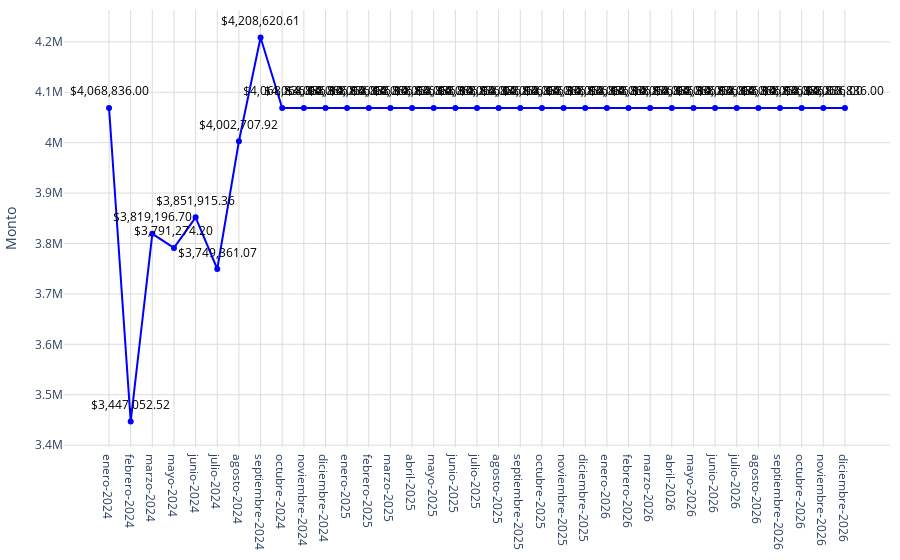

Notebook code for this chart:
### Code cell
# Datos
año = nueva_conteo_pachuca['label']
promedio = nueva_conteo_pachuca['precio_promedio']

# Crear una función para formatear los valores grandes en palabras en español
def formatear_numero(valor):
    if valor >= 1_000_000_000_000:
        return f'{valor / 1_000_000_000:.2f} billones'
    elif valor >= 1_000_000_000:
        return f'{valor / 1_000_000_000:.0f} mil millones'  # Mil millones
    elif valor >= 1_000_000:
        return f'{valor / 1_000_000:.0f} millones'  # Millones
    elif valor >= 1_000:
        return f'{valor / 1_000:.0f} mil'  # Mil
    else:
        return str(valor)
# Configurar los valores y el texto del eje Y
tickvals = [4150000000000, 4160000000000, 4170000000000]
ticktext = [formatear_numero(val) for val in tickvals]

fig = go.Figure()
fig.add_trace(go.Scatter(
    x=año,
    y=promedio,
    mode='markers+lines',
    marker=dict(color='blue'),
))
# Agregar anotaciones para mostrar los valores encima de los puntos
for a, p in zip(año, promedio):
    fig.add_annotation(
        x=a,
        y=p,
        text=f"${p:,.2f}",  # Formatear el valor del promedio como moneda
        showarrow=False,
        font=dict(color='black', size=12),
        xshift=0,
        yshift=17,
        textangle=0
    )
# Actualizar diseño
fig.update_layout(
    #title='Plusvalía estimada',   
    yaxis=dict(
        title="Monto",
        gridwidth=1,  # Ancho de las líneas de la cuadrícula
        gridcolor='#dddcda', 

    ),
    xaxis=dict(
        gridcolor='#dddcda', 
        tickmode='array',
        tickvals=año,
        ticktext=año
    ),
    plot_bgcolor='rgba(0,0,0,0)',
        margin=dict(l=10, r=10, t=10, b=10)

)
# Exportar gráfica como archivo HTML
def guardar_grafico_como_html(fig, nombre_archivo, carpeta='graficas'):
    # Crear la carpeta si no existe
    if not os.path.exists(carpeta):
        os.makedirs(carpeta)
    
    # Gráfica como archivo HTML en la carpeta especificada
    pio.write_html(fig, f'{carpeta}/{nombre_archivo}.html')

guardar_grafico_como_html(fig, 'g_scatt_plusvaliaestimada', carpeta='graficas')
fig.show()

### Figure 1 — Plotly figure (JSON) as saved in the notebook; plotly's stock layout.template omitted (floating-point values rounded to 4 significant figures)
{"data": [{"marker": {"color": "blue"}, "mode": "markers+lines", "type": "scatter", "x": ["enero-2024", "febrero-2024", "marzo-2024", "mayo-2024", "junio-2024", "julio-2024", "agosto-2024", "septiembre-2024", "octubre-2024", "noviembre-2024", "diciembre-2024", "enero-2025", "febrero-2025", "marzo-2025", "abril-2025", "mayo-2025", "junio-2025", "julio-2025", "agosto-2025", "septiembre-2025", "octubre-2025", "noviembre-2025", "diciembre-2025", "enero-2026", "febrero-2026", "marzo-2026", "abril-2026", "mayo-2026", "junio-2026", "julio-2026", "agosto-2026", "septiembre-2026", "octubre-2026", "noviembre-2026", "diciembre-2026"], "y": [4068836, 3447000.0, 3819000.0, 3791000.0, 3852000.0, 3749000.0, 4003000.0, 4209000.0, 4068836, 4068836, 4068836, 4068836, 4068836, 4068836, 4068836, 4068836, 4068836, 4068836, 4068836, 4068836, 4068836, 4068836, 4068836, 4068836, 4068836, 4068836, 4068836, 4068836, 4068836, 4068836, 4068836, 4068836, 4068836, 4068836, 4068836]}], "layout": {"annotations": [{"font": {"color": "black", "size": 12}, "showarrow": false, "text": "$4,068,836.00", "textangle": 0, "x": "enero-2024", "xshift": 0, "y": 4068836, "yshift": 17}, {"font": {"color": "black", "size": 12}, "showarrow": false, "text": "$3,447,052.52", "textangle": 0, "x": "febrero-2024", "xshift": 0, "y": 3447000.0, "yshift": 17}, {"font": {"color": "black", "size": 12}, "showarrow": false, "text": "$3,819,196.70", "textangle": 0, "x": "marzo-2024", "xshift": 0, "y": 3819000.0, "yshift": 17}, {"font": {"color": "black", "size": 12}, "showarrow": false, "text": "$3,791,274.20", "textangle": 0, "x": "mayo-2024", "xshift": 0, "y": 3791000.0, "yshift": 17}, {"font": {"color": "black", "size": 12}, "showarrow": false, "text": "$3,851,915.36", "textangle": 0, "x": "junio-2024", "xshift": 0, "y": 3852000.0, "yshift": 17}, {"font": {"color": "black", "size": 12}, "showarrow": false, "text": "$3,749,361.07", "textangle": 0, "x": "julio-2024", "xshift": 0, "y": 3749000.0, "yshift": 17}, {"font": {"color": "black", "size": 12}, "showarrow": false, "text": "$4,002,707.92", "textangle": 0, "x": "agosto-2024", "xshift": 0, "y": 4003000.0, "yshift": 17}, {"font": {"color": "black", "size": 12}, "showarrow": false, "text": "$4,208,620.61", "textangle": 0, "x": "septiembre-2024", "xshift": 0, "y": 4209000.0, "yshift": 17}, {"font": {"color": "black", "size": 12}, "showarrow": false, "text": "$4,068,836.00", "textangle": 0, "x": "octubre-2024", "xshift": 0, "y": 4068836, "yshift": 17}, {"font": {"color": "black", "size": 12}, "showarrow": false, "text": "$4,068,836.00", "textangle": 0, "x": "noviembre-2024", "xshift": 0, "y": 4068836, "yshift": 17}, {"font": {"color": "black", "size": 12}, "showarrow": false, "text": "$4,068,836.00", "textangle": 0, "x": "diciembre-2024", "xshift": 0, "y": 4068836, "yshift": 17}, {"font": {"color": "black", "size": 12}, "showarrow": false, "text": "$4,068,836.00", "textangle": 0, "x": "enero-2025", "xshift": 0, "y": 4068836, "yshift": 17}, {"font": {"color": "black", "size": 12}, "showarrow": false, "text": "$4,068,836.00", "textangle": 0, "x": "febrero-2025", "xshift": 0, "y": 4068836, "yshift": 17}, {"font": {"color": "black", "size": 12}, "showarrow": false, "text": "$4,068,836.00", "textangle": 0, "x": "marzo-2025", "xshift": 0, "y": 4068836, "yshift": 17}, {"font": {"color": "black", "size": 12}, "showarrow": false, "text": "$4,068,836.00", "textangle": 0, "x": "abril-2025", "xshift": 0, "y": 4068836, "yshift": 17}, {"font": {"color": "black", "size": 12}, "showarrow": false, "text": "$4,068,836.00", "textangle": 0, "x": "mayo-2025", "xshift": 0, "y": 4068836, "yshift": 17}, {"font": {"color": "black", "size": 12}, "showarrow": false, "text": "$4,068,836.00", "textangle": 0, "x": "junio-2025", "xshift": 0, "y": 4068836, "yshift": 17}, {"font": {"color": "black", "size": 12}, "showarrow": false, "text": "$4,068,836.00", "textangle": 0, "x": "julio-2025", "xshift": 0, "y": 4068836, "yshift": 17}, {"font": {"color": "black", "size": 12}, "showarrow": false, "text": "$4,068,836.00", "textangle": 0, "x": "agosto-2025", "xshift": 0, "y": 4068836, "yshift": 17}, {"font": {"color": "black", "size": 12}, "showarrow": false, "text": "$4,068,836.00", "textangle": 0, "x": "septiembre-2025", "xshift": 0, "y": 4068836, "yshift": 17}, {"font": {"color": "black", "size": 12}, "showarrow": false, "text": "$4,068,836.00", "textangle": 0, "x": "octubre-2025", "xshift": 0, "y": 4068836, "yshift": 17}, {"font": {"color": "black", "size": 12}, "showarrow": false, "text": "$4,068,836.00", "textangle": 0, "x": "noviembre-2025", "xshift": 0, "y": 4068836, "yshift": 17}, {"font": {"color": "black", "size": 12}, "showarrow": false, "text": "$4,068,836.00", "textangle": 0, "x": "diciembre-2025", "xshift": 0, "y": 4068836, "yshift": 17}, {"font": {"color": "black", "size": 12}, "showarrow": false, "text": "$4,068,836.00", "textangle": 0, "x": "enero-2026", "xshift": 0, "y": 4068836, "yshift": 17}, {"font": {"color": "black", "size": 12}, "showarrow": false, "text": "$4,068,836.00", "textangle": 0, "x": "febrero-2026", "xshift": 0, "y": 4068836, "yshift": 17}, {"font": {"color": "black", "size": 12}, "showarrow": false, "text": "$4,068,836.00", "textangle": 0, "x": "marzo-2026", "xshift": 0, "y": 4068836, "yshift": 17}, {"font": {"color": "black", "size": 12}, "showarrow": false, "text": "$4,068,836.00", "textangle": 0, "x": "abril-2026", "xshift": 0, "y": 4068836, "yshift": 17}, {"font": {"color": "black", "size": 12}, "showarrow": false, "text": "$4,068,836.00", "textangle": 0, "x": "mayo-2026", "xshift": 0, "y": 4068836, "yshift": 17}, {"font": {"color": "black", "size": 12}, "showarrow": false, "text": "$4,068,836.00", "textangle": 0, "x": "junio-2026", "xshift": 0, "y": 4068836, "yshift": 17}, {"font": {"color": "black", "size": 12}, "showarrow": false, "text": "$4,068,836.00", "textangle": 0, "x": "julio-2026", "xshift": 0, "y": 4068836, "yshift": 17}, {"font": {"color": "black", "size": 12}, "showarrow": false, "text": "$4,068,836.00", "textangle": 0, "x": "agosto-2026", "xshift": 0, "y": 4068836, "yshift": 17}, {"font": {"color": "black", "size": 12}, "showarrow": false, "text": "$4,068,836.00", "textangle": 0, "x": "septiembre-2026", "xshift": 0, "y": 4068836, "yshift": 17}, {"font": {"color": "black", "size": 12}, "showarrow": false, "text": "$4,068,836.00", "textangle": 0, "x": "octubre-2026", "xshift": 0, "y": 4068836, "yshift": 17}, {"font": {"color": "black", "size": 12}, "showarrow": false, "text": "$4,068,836.00", "textangle": 0, "x": "noviembre-2026", "xshift": 0, "y": 4068836, "yshift": 17}, {"font": {"color": "black", "size": 12}, "showarrow": false, "text": "$4,068,836.00", "textangle": 0, "x": "diciembre-2026", "xshift": 0, "y": 4068836, "yshift": 17}], "margin": {"b": 10, "l": 10, "r": 10, "t": 10}, "plot_bgcolor": "rgba(0,0,0,0)", "xaxis": {"gridcolor": "#dddcda", "tickmode": "array", "ticktext": ["enero-2024", "febrero-2024", "marzo-2024", "mayo-2024", "junio-2024", "julio-2024", "agosto-2024", "septiembre-2024", "octubre-2024", "noviembre-2024", "diciembre-2024", "enero-2025", "febrero-2025", "marzo-2025", "abril-2025", "mayo-2025", "junio-2025", "julio-2025", "agosto-2025", "septiembre-2025", "octubre-2025", "noviembre-2025", "diciembre-2025", "enero-2026", "febrero-2026", "marzo-2026", "abril-2026", "mayo-2026", "junio-2026", "julio-2026", "agosto-2026", "septiembre-2026", "octubre-2026", "noviembre-2026", "diciembre-2026"], "tickvals": ["enero-2024", "febrero-2024", "marzo-2024", "mayo-2024", "junio-2024", "julio-2024", "agosto-2024", "septiembre-2024", "octubre-2024", "noviembre-2024", "diciembre-2024", "enero-2025", "febrero-2025", "marzo-2025", "abril-2025", "mayo-2025", "junio-2025", "julio-2025", "agosto-2025", "septiembre-2025", "octubre-2025", "noviembre-2025", "diciembre-2025", "enero-2026", "febrero-2026", "marzo-2026", "abril-2026", "mayo-2026", "junio-2026", "julio-2026", "agosto-2026", "septiembre-2026", "octubre-2026", "noviembre-2026", "diciembre-2026"]}, "yaxis": {"gridcolor": "#dddcda", "gridwidth": 1, "title": {"text": "Monto"}}}}
